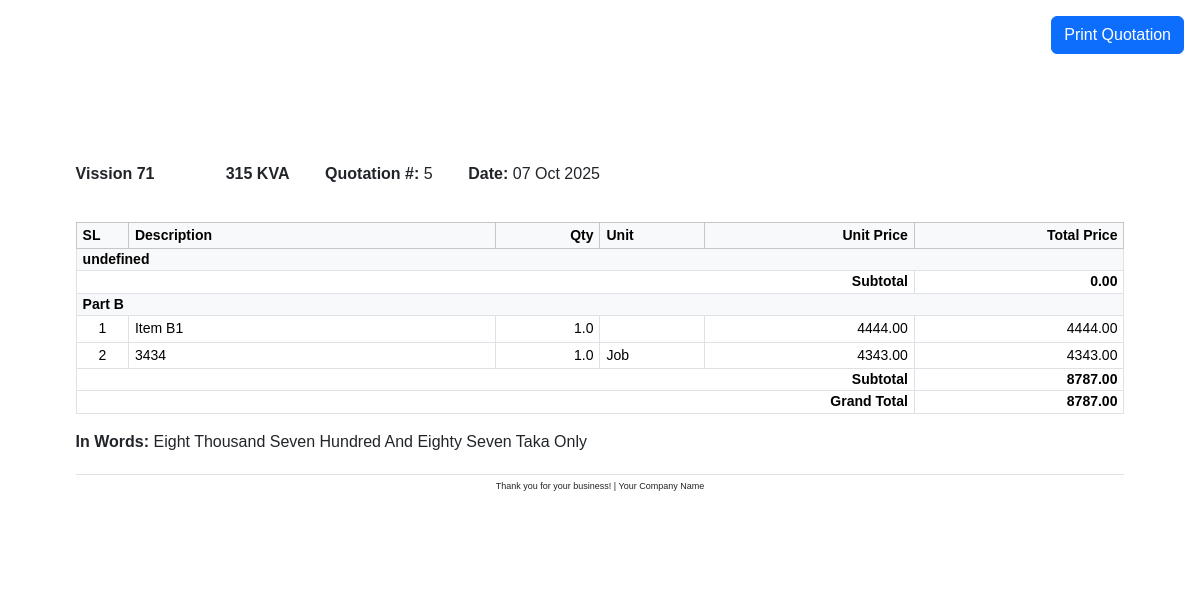
Page /5/report/ (signed in) on the committed database.
### pages/models.py (models this page shows, shortened)
class Quotation(models.Model):
    title = models.CharField(max_length=255)
    client_name = models.CharField(max_length=255)
    template = models.ForeignKey(QuotationTemplate, on_delete=models.SET_NULL, null=True, blank=True)
    created_at = models.DateTimeField(auto_now_add=True)
    def total_amount(self):
        return sum(group.subtotal() for group in self.groups.all())

class QuotationGroup(models.Model):
    quotation = models.ForeignKey(Quotation, on_delete=models.CASCADE, related_name='groups')
    name = models.CharField(max_length=255)
    def subtotal(self):
        return sum(item.total_price for item in self.items.all())

class QuotationItem(models.Model):
    group = models.ForeignKey(QuotationGroup, on_delete=models.CASCADE, related_name='items')
    item = models.ForeignKey(Item, on_delete=models.CASCADE)
    qty = models.FloatField(default=1)
    unit_price = models.FloatField(default=0)
    total_price = models.FloatField(default=0)

class Item(models.Model):
    group = models.ForeignKey(ItemGroup, on_delete=models.CASCADE)
    name = models.CharField(max_length=255)
    description = models.TextField(blank=True, null=True)
    unit = models.ForeignKey(Unit, on_delete=models.SET_NULL, null=True, blank=True)
    unit_price = models.FloatField(default=0)
    class Meta:
        unique_together = ('group', 'name')

class Unit(models.Model):
    name = models.CharField(max_length=50, unique=True)

### pages/views.py (the view)
# urls.py: path('<int:pk>/report/', QuotationReportView.as_view(), name='quotation_report'),
@method_decorator(login_required, name='dispatch')
class QuotationReportView(DetailView):
    model = Quotation
    template_name = 'pages/quotation_report.html'
    context_object_name = 'quotation'

### templates/pages/quotation_report.html (shortened to what this page needs)
<!DOCTYPE html>
<html lang="en">
<head>
    <link href="https://cdn.jsdelivr.net/npm/bootstrap@5.3.3/dist/css/bootstrap.min.css" rel="stylesheet">
</head>
<body>
    <div class="text-end mb-3 p-3 no-print-on-report">
        <button onclick="window.print()" class="btn btn-primary">Print Quotation</button>
    </div>
    <div class="report-container">
        <div class="header">
            <div class="quotation-details d-flex justify-content-between">
                <p><strong>{{ quotation.client_name }}</strong></p>
                <p><strong>{{ quotation.title }}</strong></p>
                <p><strong>Quotation #:</strong> {{ quotation.pk }}</p>
                <p><strong>Date:</strong> {{ quotation.created_at|date:"d M Y" }}</p>
            </div>
        </div>
        <table class="table table-bordered">
            <thead class="table-light">
                <tr>
                    <th style="width: 5%;">SL</th>
                    <th style="width: 35%;">Description</th>
                    <th style="width: 10%;" class="text-end">Qty</th>
                    <th style="width: 10%;">Unit</th>
                    <th style="width: 20%;" class="text-end">Unit Price</th>
                    <th style="width: 20%;" class="text-end">Total Price</th>
                </tr>
            </thead>
            <tbody>
                {% for group in quotation.groups.all %}
                    <tr class="group-header">
                        <td colspan="6">{{ group.name }}</td>
                    </tr>
                    {% for item in group.items.all %}
                        <tr>
                            <td class="text-center">{{ forloop.counter }}</td>
                            <td>{{ item.item.name }}</td>
                            <td class="text-end">{{ item.qty }}</td>
                            <td>{{ item.item.unit.name }}</td>
                            <td class="text-end">{{ item.unit_price|floatformat:2 }}</td>
                            <td class="text-end">{{ item.total_price|floatformat:2 }}</td>
                        </tr>
                    {% endfor %}
                    <tr class="subtotal-row">
                        <td colspan="5" class="text-end">Subtotal</td>
                        <td class="text-end">{{ group.subtotal|floatformat:2 }}</td>
                    </tr>
                {% endfor %}
                <tr class="grand-total-row">
                    <td colspan="5" class="text-end">Grand Total</td>
                    <td class="text-end">{{ quotation.total_amount|floatformat:2 }}</td>
                </tr>
            </tbody>
        </table>
        <div class="mt-3">
            <p><strong>In Words:</strong> <span id="total-in-words"></span></p>
        </div>
        <div class="footer">
            <p>Thank you for your business! | Your Company Name</p>
        </div>
    </div>
</body>
</html>

### templates/pages/quotation_report.html (style rules this page uses)
body { font-family: sans-serif; }
.report-container { background-color: #fff; padding: 2cm; }
.header { display: flex; justify-content: space-between; align-items: flex-start; margin-bottom: 20px; }
.company-details, .quotation-details { width: 50%; }
.footer { text-align: center; font-size: 9px; border-top: 1px solid #dee2e6; padding-top: 5px; margin-top: 20px; }
.table td, .table th { padding: 5px 6px !important; vertical-align: middle !important; font-size: 14px; line-height: 1.1 !important; }
.group-header td { background-color: #f8f9fa; font-weight: 600; padding: 3px 6px !important; }
.subtotal-row td, .grand-total-row td { padding: 3px 6px !important; font-weight: 600; }

### rows in the picture
Quotation: client_name "Vission 71", title "315 KVA", pk "5", created_at "07 Oct 2025", total_amount "8787.00"
QuotationGroup: name "undefined", subtotal "0.00"
QuotationGroup: name "Part B", subtotal "8787.00"
QuotationItem: item.name "Item B1", qty "1.0", unit_price "4444.00", total_price "4444.00"
QuotationItem: item.name "3434", qty "1.0", item.unit.name "Job", unit_price "4343.00", total_price "4343.00"
